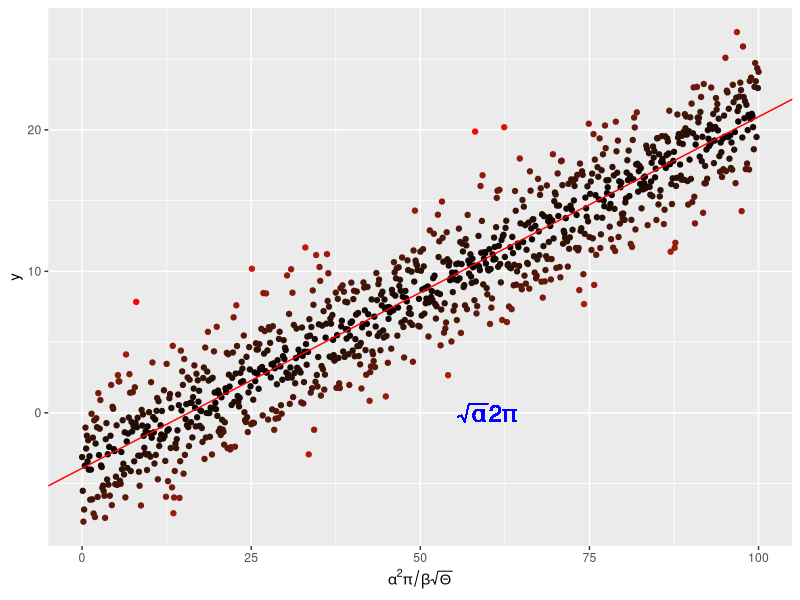

This figure's R source:
library(ggplot2)
x <- seq(0, 100, by = 0.1)
y <- -4. + 0.25 * x +
  rnorm(length(x), mean = 0., sd = 2.5)

# and put them in a dataframe
my_data <- data.frame(x = x, y = y)

# perform a linear regression
my_lm <- summary(lm(y ~ x, data = my_data))

# plot the data
p <-  ggplot(my_data, aes(x = x, y = y,
                          colour = abs(my_lm$residual))
) +
  geom_point() +
  scale_colour_gradient(low = "black", high = "red") +
  theme(legend.position = "none") +
  scale_x_continuous(
    expression(alpha^2 * pi / beta * sqrt(Theta)))

# add the regression line
p <- p + geom_abline(
  intercept = my_lm$coefficients[1][1],
  slope = my_lm$coefficients[2][1],
  colour = "red")
# throw some math on the plot
p <- p + geom_text(aes(x = 60, y = 0,
                       label = "sqrt(alpha) * 2* pi"), 
                   parse = TRUE, size = 6, 
                   colour = "blue")

ggsave("../results/MyLinReg.pdf", plot = p, width = 8, height = 6)
